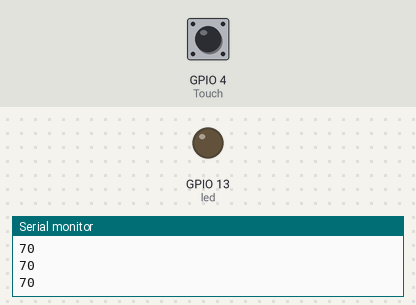
Simulated run of this sketch. Board: ESP32. Shown: output pins drawn as LEDs (lit = HIGH), the last lines printed to the serial monitor. Inputs (shaded band) come from the test bench; at power-on: GPIO 4 (Touch) HIGH.

Above: at 1.7 s.
1.8 s: GPIO 4 (Touch) pulled LOW for 0.15 s
At 1.9 s:
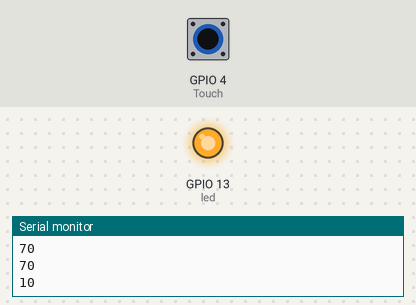
3.5 s: GPIO 4 (Touch) pulled LOW for 3.2 s
At 7.9 s:
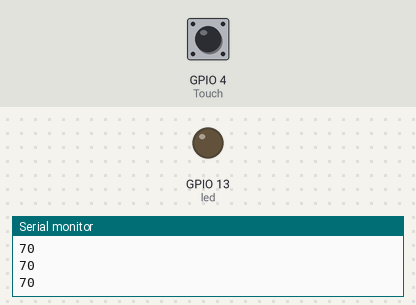
Timing chart, 0 to 9.4 s (numbered marks = the images above; inputs shaded):
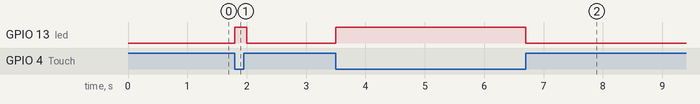

Measured:
- after the input at 1.8 s, GPIO 13 (led): LOW → HIGH at once, → LOW 0.20 s later
- after the input at 3.5 s, GPIO 13 (led): LOW → HIGH at once, → LOW 3.2 s later

The sketch:

16_touch_sensor.ino
```cpp
const int Touch = 4;
const int led = 13;
int TouchVal, TouchThreshold = 50;

void setup() {
  Serial.begin(115200);
  pinMode(led, OUTPUT);
  delay(500);
}

void loop() {
  TouchVal = touchRead(Touch);
  Serial.println(TouchVal);

  if (TouchVal < TouchThreshold)
    digitalWrite(led, HIGH);
  else
    digitalWrite(led, LOW);
  delay(100);
}
```
